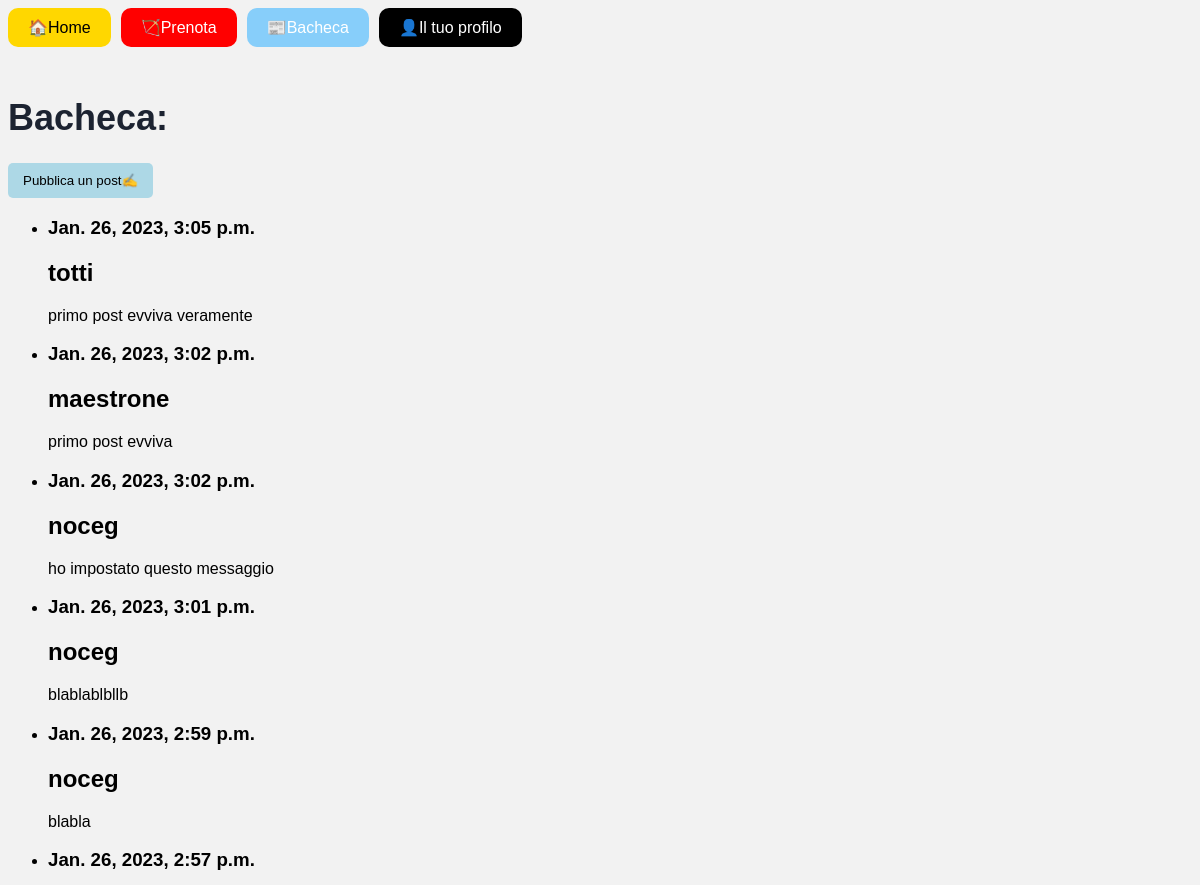
Before: /bacheca/ (upper part) with the older database file.
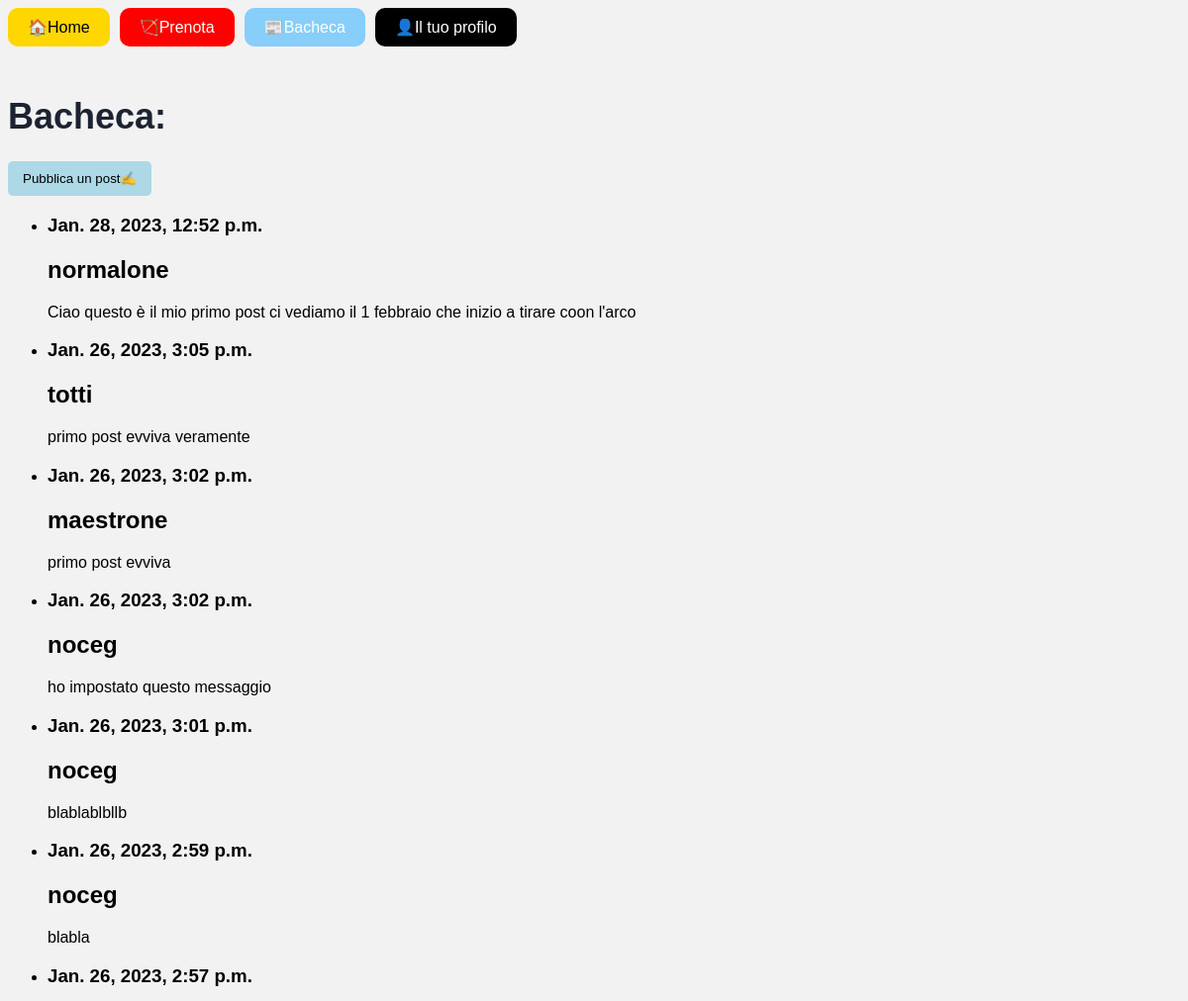
After: the same page with the newer database file.
### bacheca/models.py (models this page shows)
class Post(models.Model):
    autore = models.ForeignKey(User, on_delete=models.PROTECT)
    ora_creazione = models.DateTimeField(auto_now_add=True)
    messaggio = models.TextField(max_length=256)
    immagine = models.ImageField(
        upload_to='images/', blank=True, null=True)

### bacheca/views.py (the view)
# urls.py: path('', BachecaView.as_view(), name='bacheca'),
class BachecaView(ListView):
    model = Post
    template_name = "/bacheca/post_list.html"
    ordering = ['-ora_creazione']

### bacheca/templates/bacheca/post_list.html (shortened to what this page needs)
{% extends 'base.html' %}
{% block content %}
<h1>Bacheca:</h1>
<form action="{% url 'crea_post'  %}" method="post">
  <input type="submit" value="Pubblica un post✍">
</form>
<ul>
  {% for post in object_list %}
    <li>
    <h3> {{post.ora_creazione }} </h3>
    <h2>{{ post.autore }} </h2>
    <p> {{ post.messaggio }}</p>
    </li>
  {% endfor %}
</ul>
{% endblock %}

Changed rows visible on the page:
added Post: ora_creazione "Jan. 28, 2023, 12:52 p.m.", autore "normalone", messaggio "Ciao questo è il mio primo post ci vediamo il 1 febbraio che inizio a tirare coon l'arco"
